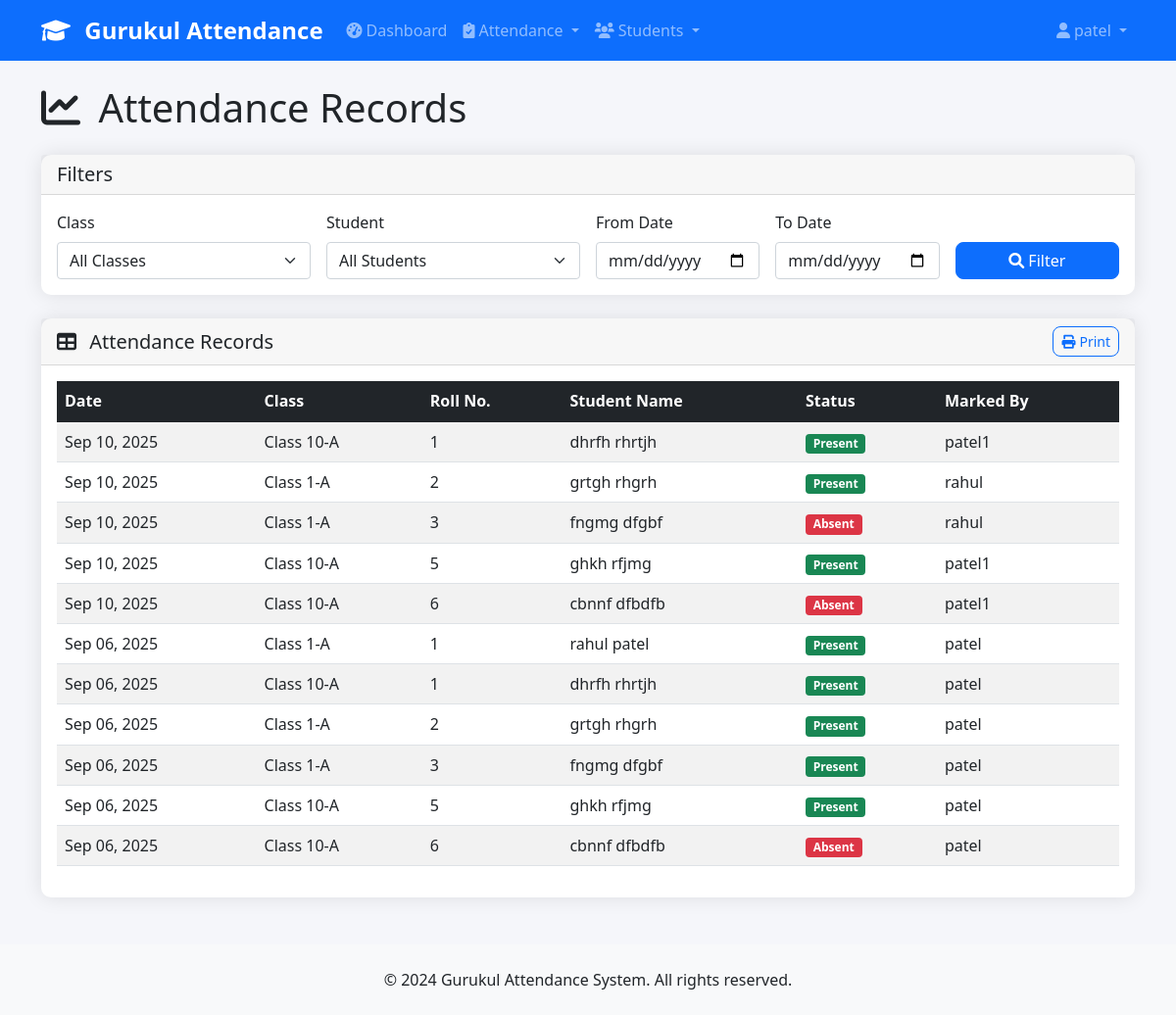
The page /view-attendance/ (signed in) on the database its author committed.
### attendance/models.py (models this page shows, shortened)
class AttendanceRecord(models.Model):
    ATTENDANCE_CHOICES = [
        ('present', 'Present'),
        ('absent', 'Absent'),
        ('late', 'Late'),
    ]
    student = models.ForeignKey(Student, on_delete=models.CASCADE, related_name='attendance_records')
    date = models.DateField(default=timezone.now)
    status = models.CharField(max_length=10, choices=ATTENDANCE_CHOICES, default='absent')
    marked_by = models.ForeignKey(User, on_delete=models.CASCADE)
    notes = models.TextField(blank=True)
    created_at = models.DateTimeField(auto_now_add=True)
    updated_at = models.DateTimeField(auto_now=True)
    class Meta:
        unique_together = ['student', 'date']
        ordering = ['-date', 'student__roll_number']

class Student(models.Model):
    roll_number = models.CharField(max_length=10)
    standard = models.ForeignKey(Standard, on_delete=models.CASCADE, related_name='students')
    first_name = models.CharField(max_length=50)
    last_name = models.CharField(max_length=50)
    date_of_birth = models.DateField(null=True, blank=True)
    parent_contact = models.CharField(max_length=15, blank=True)
    address = models.TextField(blank=True)
    admission_date = models.DateField(default=timezone.now)
    is_active = models.BooleanField(default=True)
    class Meta:
        unique_together = [['standard', 'roll_number']]
        ordering = ['standard__name', 'roll_number']
    @property
    def full_name(self):
        return f"{self.first_name} {self.last_name}"

class Standard(models.Model):
    STANDARDS_CHOICES = [(str(i), f"Class {i}") for i in range(1, 11)]
    name = models.CharField(max_length=2, choices=STANDARDS_CHOICES)
    section = models.CharField(max_length=1, default='A')
    class Meta:
        ordering = ['name', 'section']
    name = models.CharField(max_length=2, choices=STANDARDS_CHOICES, unique=True)
    section = models.CharField(max_length=1, default='A')
    class Meta:
        ordering = ['name']
    def __str__(self):
        return f"Class {self.name}-{self.section}"

### attendance/views.py (the view)
# urls.py: path('view-attendance/', views.view_attendance, name='view_attendance'),
@login_required
def view_attendance(request):
    standards = Standard.objects.all()
    students = Student.objects.filter(is_active=True)
    standard_id = request.GET.get('standard')
    student_id = request.GET.get('student')
    start_date = request.GET.get('start_date')
    end_date = request.GET.get('end_date')
    attendance_records = AttendanceRecord.objects.all().select_related('student', 'student__standard')
    if standard_id:
        attendance_records = attendance_records.filter(student__standard_id=standard_id)
        students = students.filter(standard_id=standard_id)
    if student_id:
        attendance_records = attendance_records.filter(student_id=student_id)
    if start_date:
        attendance_records = attendance_records.filter(date__gte=start_date)
    if end_date:
        attendance_records = attendance_records.filter(date__lte=end_date)
    attendance_records = attendance_records.order_by('-date', 'student__roll_number')
    context = {
        'attendance_records': attendance_records,
        'standards': standards,
        'students': students,
        'filters': {
            'standard_id': standard_id,
            'student_id': student_id,
            'start_date': start_date,
            'end_date': end_date,
        }
    }
    return render(request, 'attendance/view_attendance.html', context)

### templates/attendance/view_attendance.html (shortened to what this page needs)
{% extends 'base.html' %}
{% block content %}
<div class="row">
    <div class="col-12">
        <h1 class="mb-4">
            <i class="fas fa-chart-line me-2"></i>
            Attendance Records
        </h1>
    </div>
</div>
<div class="row mb-4">
    <div class="col-12">
        <div class="card">
            <div class="card-header">
                <h5 class="mb-0">Filters</h5>
            </div>
            <div class="card-body">
                <form method="get" class="row g-3">
                    <div class="col-md-3">
                        <label for="standard" class="form-label">Class</label>
                        <select name="standard" id="standard" class="form-select">
                            <option value="">All Classes</option>
                        </select>
                    </div>
                    <div class="col-md-3">
                        <label for="student" class="form-label">Student</label>
                        <select name="student" id="student" class="form-select">
                            <option value="">All Students</option>
                        </select>
                    </div>
                    <div class="col-md-2">
                        <label for="start_date" class="form-label">From Date</label>
                        <input type="date" name="start_date" id="start_date"
                               class="form-control" value="{{ filters.start_date }}">
                    </div>
                    <div class="col-md-2">
                        <label for="end_date" class="form-label">To Date</label>
                        <input type="date" name="end_date" id="end_date"
                               class="form-control" value="{{ filters.end_date }}">
                    </div>
                    <div class="col-md-2">
                        <label class="form-label">&nbsp;</label>
                        <div class="d-grid">
                            <button type="submit" class="btn btn-primary">
                                <i class="fas fa-search me-1"></i>Filter
                            </button>
                        </div>
                    </div>
                </form>
            </div>
        </div>
    </div>
</div>
<div class="row">
    <div class="col-12">
        <div class="card">
            <div class="card-header d-flex justify-content-between align-items-center">
                <h5 class="mb-0">
                    <i class="fas fa-table me-2"></i>
                    Attendance Records
                </h5>
                <button onclick="window.print()" class="btn btn-outline-primary btn-sm">
                    <i class="fas fa-print me-1"></i>Print
                </button>
            </div>
            <div class="card-body">
                {% if attendance_records %}
                <div class="table-responsive">
                    <table class="table table-striped table-hover">
                        <thead class="table-dark">
                            <tr>
                                <th>Date</th>
                                <th>Class</th>
                                <th>Roll No.</th>
                                <th>Student Name</th>
                                <th>Status</th>
                                <th>Marked By</th>
                            </tr>
                        </thead>
                        <tbody>
                            {% for record in attendance_records %}
                            <tr>
                                <td>{{ record.date|date:"M d, Y" }}</td>
                                <td>{{ record.student.standard }}</td>
                                <td>{{ record.student.roll_number }}</td>
                                <td>{{ record.student.full_name }}</td>
                                <td>
                                    {% if record.status == 'present' %}
                                        <span class="badge bg-success">{{ record.get_status_display }}</span>
                                    {% elif record.status == 'absent' %}
                                        <span class="badge bg-danger">{{ record.get_status_display }}</span>
                                    {% else %}
                                        <span class="badge bg-warning">{{ record.get_status_display }}</span>
                                    {% endif %}
                                </td>
                                <td>{{ record.marked_by.get_full_name|default:record.marked_by.username }}</td>
                            </tr>
                            {% endfor %}
                        </tbody>
                    </table>
                </div>
                {% endif %}
            </div>
        </div>
    </div>
</div>
{% endblock %}

### templates/base.html (shortened to what this page needs)
<!DOCTYPE html>
{% load static %}
<html lang="en">
<head>
    <link href="https://cdn.jsdelivr.net/npm/bootstrap@5.1.3/dist/css/bootstrap.min.css" rel="stylesheet">
    <link rel="stylesheet" href="https://cdnjs.cloudflare.com/ajax/libs/font-awesome/6.0.0/css/all.min.css">
</head>
<body>
    {% if user.is_authenticated %}
    <nav class="navbar navbar-expand-lg navbar-dark bg-primary">
        <div class="container">
            <a class="navbar-brand" href="{% url 'dashboard' %}">
                <i class="fas fa-graduation-cap me-2"></i>
                Gurukul Attendance
            </a>
            <div class="collapse navbar-collapse" id="navbarNav">
                <ul class="navbar-nav me-auto">
                    <li class="nav-item">
                        <a class="nav-link" href="{% url 'dashboard' %}">
                            <i class="fas fa-tachometer-alt me-1"></i>Dashboard
                        </a>
                    </li>
                    <li class="nav-item dropdown">
                        <a class="nav-link dropdown-toggle" href="#" role="button" data-bs-toggle="dropdown">
                            <i class="fas fa-clipboard-check me-1"></i>Attendance
                        </a>
                    </li>
                    <li class="nav-item dropdown">
                        <a class="nav-link dropdown-toggle" href="#" role="button" data-bs-toggle="dropdown">
                            <i class="fas fa-users me-1"></i>Students
                        </a>
                    </li>
                </ul>
                <ul class="navbar-nav">
                    <li class="nav-item dropdown">
                        <a class="nav-link dropdown-toggle" href="#" role="button" data-bs-toggle="dropdown">
                            <i class="fas fa-user me-1"></i>{{ user.get_full_name|default:user.username }}
                        </a>
                    </li>
                </ul>
            </div>
        </div>
    </nav>
    {% endif %}
    <main class="{% if user.is_authenticated %}container mt-4{% endif %}">
        {% block content %}{% endblock %}
    </main>
    {% if user.is_authenticated %}
    <footer class="bg-light mt-5 py-4">
        <div class="container text-center">
            <p class="mb-0">&copy; 2024 Gurukul Attendance System. All rights reserved.</p>
        </div>
    </footer>
    {% endif %}
</body>
</html>

### templates/base.html (style rules this page uses)
body { font-family: 'Segoe UI', Tahoma, Geneva, Verdana, sans-serif; background-color: #f5f6fa; }
.navbar-brand { font-weight: bold; font-size: 1.5rem; }
.card { border: none; border-radius: 10px; box-shadow: 0 0 20px rgba(0, 0, 0, 0.1); }
.btn { border-radius: 8px; font-weight: 500; }

### rows shown on the page
AttendanceRecord: date "Sep 10, 2025", student.standard "Class 10-A", student.roll_number "1", student.full_name "dhrfh rhrtjh", status "Present", marked_by.get_full_name "patel1"
AttendanceRecord: date "Sep 10, 2025", student.standard "Class 1-A", student.roll_number "2", student.full_name "grtgh rhgrh", status "Present", marked_by.get_full_name "rahul"
AttendanceRecord: date "Sep 10, 2025", student.standard "Class 1-A", student.roll_number "3", student.full_name "fngmg dfgbf", status "Absent", marked_by.get_full_name "rahul"
AttendanceRecord: date "Sep 10, 2025", student.standard "Class 10-A", student.roll_number "5", student.full_name "ghkh rfjmg", status "Present", marked_by.get_full_name "patel1"
AttendanceRecord: date "Sep 10, 2025", student.standard "Class 10-A", student.roll_number "6", student.full_name "cbnnf dfbdfb", status "Absent", marked_by.get_full_name "patel1"
AttendanceRecord: date "Sep 06, 2025", student.standard "Class 1-A", student.roll_number "1", student.full_name "rahul patel", status "Present", marked_by.get_full_name "patel"
AttendanceRecord: date "Sep 06, 2025", student.standard "Class 10-A", student.roll_number "1", student.full_name "dhrfh rhrtjh", status "Present", marked_by.get_full_name "patel"
AttendanceRecord: date "Sep 06, 2025", student.standard "Class 1-A", student.roll_number "2", student.full_name "grtgh rhgrh", status "Present", marked_by.get_full_name "patel"
AttendanceRecord: date "Sep 06, 2025", student.standard "Class 1-A", student.roll_number "3", student.full_name "fngmg dfgbf", status "Present", marked_by.get_full_name "patel"
AttendanceRecord: date "Sep 06, 2025", student.standard "Class 10-A", student.roll_number "5", student.full_name "ghkh rfjmg", status "Present", marked_by.get_full_name "patel"
AttendanceRecord: date "Sep 06, 2025", student.standard "Class 10-A", student.roll_number "6", student.full_name "cbnnf dfbdfb", status "Absent", marked_by.get_full_name "patel"

### other values the page prints
{{ user.get_full_name|default:user.username }} "patel"
